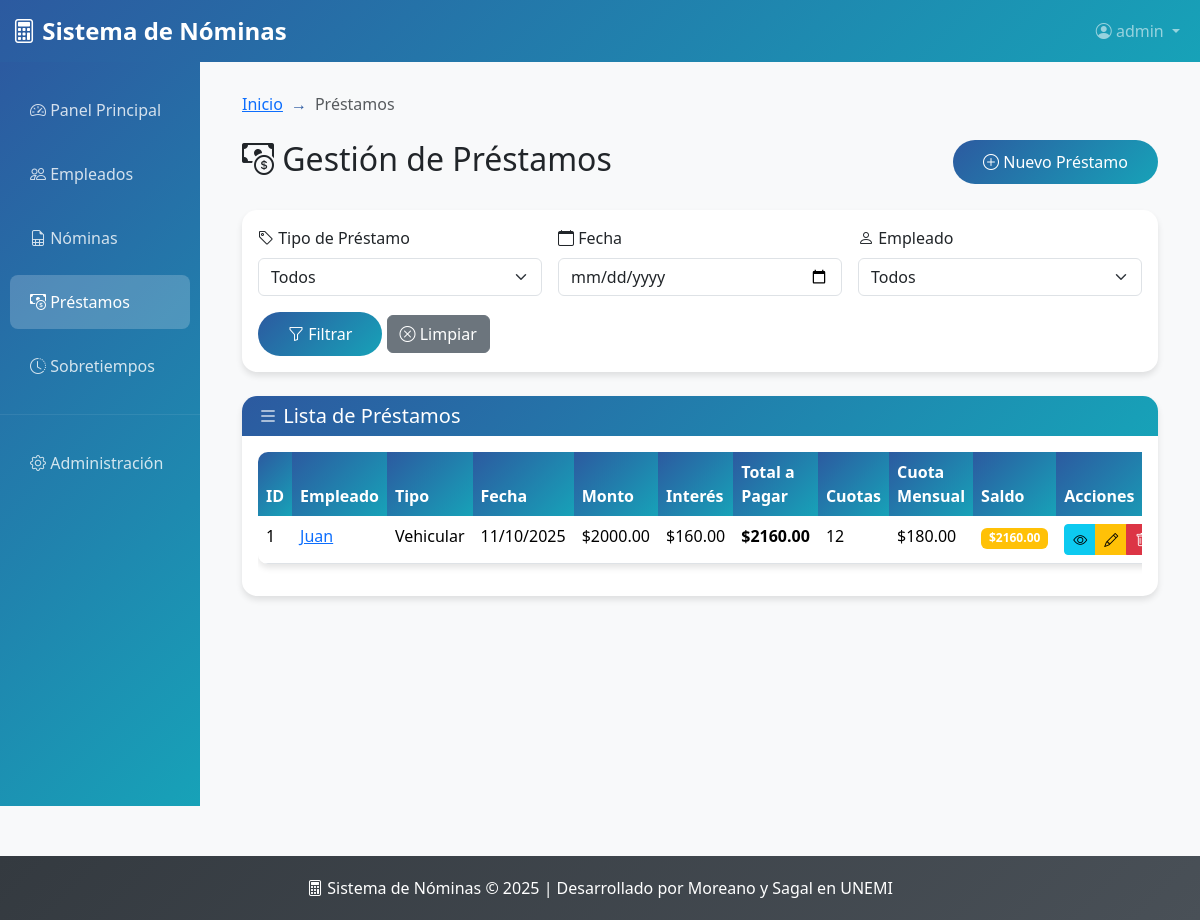
Page /prestamos/ (signed in) on the earlier database version.
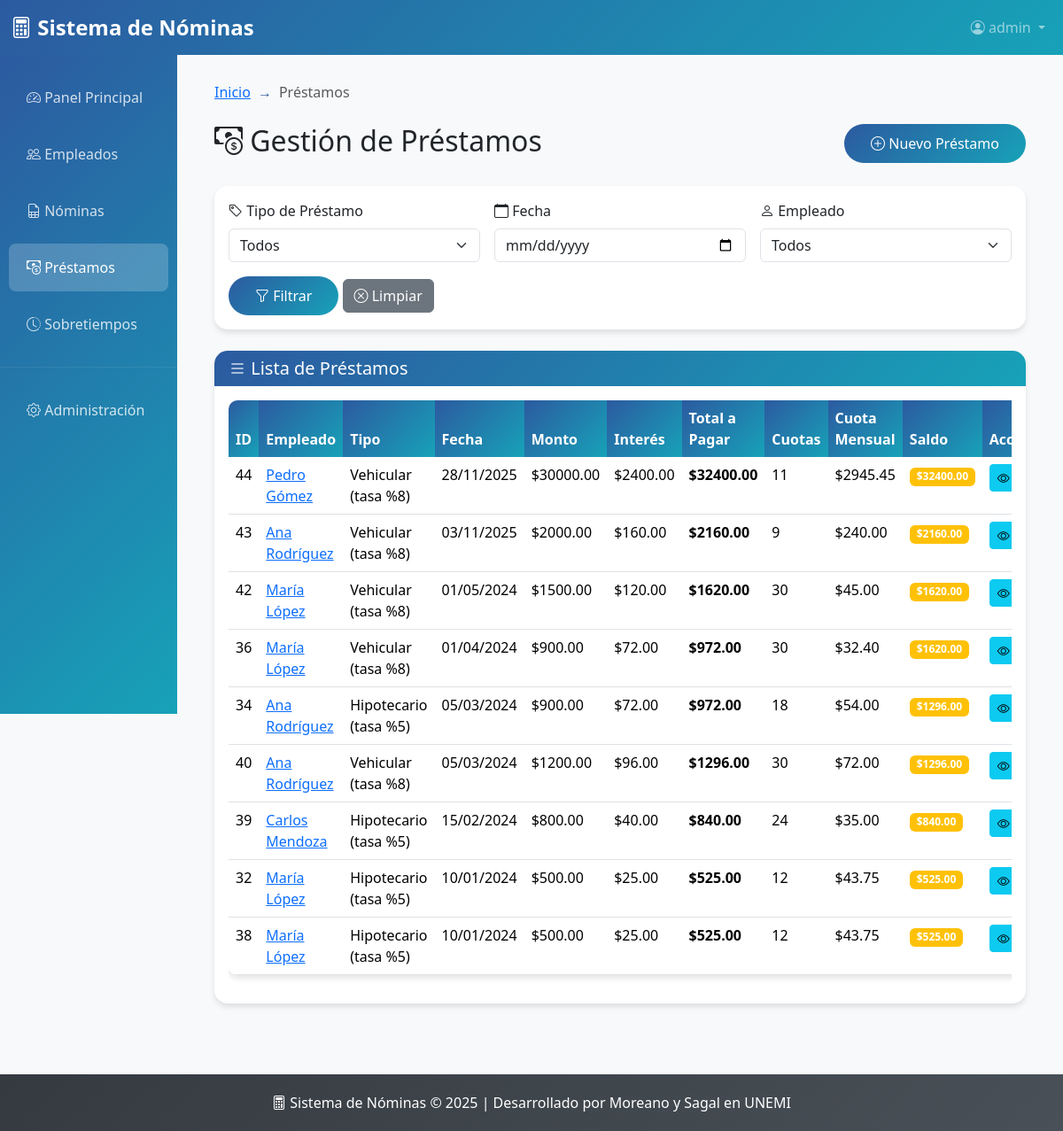
Same page on the later database version.
### prestamos/models.py (models this page shows, shortened)
class Prestamo(models.Model):
    empleado = models.ForeignKey(Empleado, on_delete=models.CASCADE)
    tipo_prestamo = models.ForeignKey(TipoPrestamo, on_delete=models.CASCADE)
    fecha_prestamo = models.DateField()
    monto = models.DecimalField(max_digits=10, decimal_places=2)
    interes = models.DecimalField(max_digits=10, decimal_places=2, default=0)
    monto_pagar = models.DecimalField(max_digits=10, decimal_places=2, default=0)
    numero_cuotas = models.PositiveIntegerField(default=1)
    cuota_mensual = models.DecimalField(max_digits=10, decimal_places=2, editable=False, default=0)
    saldo = models.DecimalField(max_digits=10, decimal_places=2, editable=False, default=0)
    class Meta:
        verbose_name = "Préstamo"
        verbose_name_plural = "Préstamos"
        ordering = ['-fecha_prestamo']

class TipoPrestamo(models.Model):
    descripcion = models.CharField(max_length=100)
    tasa = models.IntegerField(default=0)
    class Meta:
        verbose_name = "Tipo de Préstamo"
        verbose_name_plural = "Tipos de Préstamo"

### nomina/models.py (models this page shows, shortened)
class Empleado(models.Model):
    cedula = models.CharField(max_length=10, unique=True)
    nombre = models.CharField(max_length=200)
    sueldo = models.DecimalField(max_digits=10, decimal_places=2)
    departamento = models.CharField(max_length=100)
    cargo = models.CharField(max_length=100)
    fecha_ingreso = models.DateField(null=True, blank=True)

### prestamos/views.py (the view)
# urls.py: path('', views.PrestamoListView.as_view(), name='prestamos_lista'),
class PrestamoListView(LoginRequiredMixin, TitleContextMixin, ListView):
    model = Prestamo
    template_name = 'prestamos_lista.html'
    context_object_name = 'prestamos'
    paginate_by = 10
    title1 = "Préstamos"
    title2 = "Gestión de Préstamos"
    def get_queryset(self):
        queryset = super().get_queryset().select_related('empleado', 'tipo_prestamo')
        tipo_filtro = self.request.GET.get('tipo')
        fecha_filtro = self.request.GET.get('fecha')
        empleado_filtro = self.request.GET.get('empleado')
        if tipo_filtro:
            queryset = queryset.filter(tipo_prestamo_id=tipo_filtro)
        if fecha_filtro:
            queryset = queryset.filter(fecha_prestamo=fecha_filtro)
        if empleado_filtro:
            queryset = queryset.filter(empleado_id=empleado_filtro)
        return queryset
    def get_context_data(self, **kwargs):
        context = super().get_context_data(**kwargs)
        context['tipos_prestamo'] = TipoPrestamo.objects.all()
        context['empleados'] = Empleado.objects.all()
        return context

### prestamos/mixins.py (called while the page is built)
    def get_context_data(self, **kwargs):
        context = super().get_context_data(**kwargs)
        if self.title1:
            context["title1"] = self.title1
        if self.title2:
            context["title2"] = self.title2
        return context

### templates/prestamos_lista.html (shortened to what the changed rows need)
{% extends 'base.html' %}
{% block content %}
<div class="row mb-4">
    <div class="col-md-6">
        <h2><i class="bi bi-cash-coin"></i> Gestión de Préstamos</h2>
    </div>
</div>
<div class="card">
    <div class="card-body">
        {% if prestamos %}
            <div class="table-responsive">
                <table class="table table-hover">
                    <thead>
                        <tr>
                            <th>ID</th>
                            <th>Empleado</th>
                            <th>Tipo</th>
                            <th>Fecha</th>
                            <th>Monto</th>
                            <th>Interés</th>
                            <th>Total a Pagar</th>
                            <th>Cuotas</th>
                            <th>Cuota Mensual</th>
                            <th>Saldo</th>
                            <th>Acciones</th>
                        </tr>
                    </thead>
                    <tbody>
                        {% for prestamo in prestamos %}
                        <tr>
                            <td>{{ prestamo.id }}</td>
                            <td>
                                <a href="{% url 'prestamos_por_empleado' prestamo.empleado.id %}">
                                    {{ prestamo.empleado.nombre }}
                                </a>
                            </td>
                            <td>{{ prestamo.tipo_prestamo.descripcion }}</td>
                            <td>{{ prestamo.fecha_prestamo|date:"d/m/Y" }}</td>
                            <td>${{ prestamo.monto|floatformat:2 }}</td>
                            <td>${{ prestamo.interes|floatformat:2 }}</td>
                            <td><strong>${{ prestamo.monto_pagar|floatformat:2 }}</strong></td>
                            <td>{{ prestamo.numero_cuotas }}</td>
                            <td>${{ prestamo.cuota_mensual|floatformat:2 }}</td>
                            <td>
                                {% if prestamo.saldo > 0 %}
                                    <span class="badge bg-warning">${{ prestamo.saldo|floatformat:2 }}</span>
                                {% else %}
                                    <span class="badge bg-success">Pagado</span>
                                {% endif %}
                            </td>
                            <td>
                                <div class="btn-group" role="group">
                                    <a href="{% url 'prestamo_detalle' prestamo.id %}" class="btn btn-sm btn-info" title="Ver detalles">
                                        <i class="bi bi-eye"></i>
                                    </a>
                                    <a href="{% url 'prestamo_editar' prestamo.id %}" class="btn btn-sm btn-warning" title="Editar">
                                        <i class="bi bi-pencil"></i>
                                    </a>
                                    <a href="{% url 'prestamo_eliminar' prestamo.id %}" class="btn btn-sm btn-danger" title="Eliminar">
                                        <i class="bi bi-trash"></i>
                                    </a>
                                </div>
                            </td>
                        </tr>
                        {% endfor %}
                    </tbody>
                </table>
            </div>
        {% else %}
            <div class="alert alert-info">
                <i class="bi bi-info-circle"></i> No hay préstamos registrados.
                <a href="{% url 'prestamo_crear' %}">Crear el primero</a>
            </div>
        {% endif %}
    </div>
</div>
{% endblock %}

Differences in the rows shown:
removed Prestamo: id "1", empleado.nombre "Juan", tipo_prestamo.descripcion "Vehicular", fecha_prestamo "11/10/2025", monto "2000.00", interes "160.00", monto_pagar "2160.00", numero_cuotas "12", cuota_mensual "180.00", saldo "2160.00"
added Prestamo: id "44", empleado.nombre "Pedro Gómez", tipo_prestamo.descripcion "Vehicular (tasa %8)", fecha_prestamo "28/11/2025", monto "30000.00", interes "2400.00", monto_pagar "32400.00", numero_cuotas "11", cuota_mensual "2945.45", saldo "32400.00"
added Prestamo: id "43", empleado.nombre "Ana Rodríguez", tipo_prestamo.descripcion "Vehicular (tasa %8)", fecha_prestamo "03/11/2025", monto "2000.00", interes "160.00", monto_pagar "2160.00", numero_cuotas "9", cuota_mensual "240.00", saldo "2160.00"
added Prestamo: id "42", empleado.nombre "María López", tipo_prestamo.descripcion "Vehicular (tasa %8)", fecha_prestamo "01/05/2024", monto "1500.00", interes "120.00", monto_pagar "1620.00", numero_cuotas "30", cuota_mensual "45.00", saldo "1620.00"
added Prestamo: id "36", empleado.nombre "María López", tipo_prestamo.descripcion "Vehicular (tasa %8)", fecha_prestamo "01/04/2024", monto "900.00", interes "72.00", monto_pagar "972.00", numero_cuotas "30", cuota_mensual "32.40", saldo "1620.00"
added Prestamo: id "34", empleado.nombre "Ana Rodríguez", tipo_prestamo.descripcion "Hipotecario (tasa %5)", fecha_prestamo "05/03/2024", monto "900.00", interes "72.00", monto_pagar "972.00", numero_cuotas "18", cuota_mensual "54.00", saldo "1296.00"
added Prestamo: id "40", empleado.nombre "Ana Rodríguez", tipo_prestamo.descripcion "Vehicular (tasa %8)", fecha_prestamo "05/03/2024", monto "1200.00", interes "96.00", monto_pagar "1296.00", numero_cuotas "30", cuota_mensual "72.00", saldo "1296.00"
added Prestamo: id "39", empleado.nombre "Carlos Mendoza", tipo_prestamo.descripcion "Hipotecario (tasa %5)", fecha_prestamo "15/02/2024", monto "800.00", interes "40.00", monto_pagar "840.00", numero_cuotas "24", cuota_mensual "35.00", saldo "840.00"
added Prestamo: id "32", empleado.nombre "María López", tipo_prestamo.descripcion "Hipotecario (tasa %5)", fecha_prestamo "10/01/2024", monto "500.00", interes "25.00", monto_pagar "525.00", numero_cuotas "12", cuota_mensual "43.75", saldo "525.00"
added Prestamo: id "38", empleado.nombre "María López", tipo_prestamo.descripcion "Hipotecario (tasa %5)", fecha_prestamo "10/01/2024", monto "500.00", interes "25.00", monto_pagar "525.00", numero_cuotas "12", cuota_mensual "43.75", saldo "525.00"
